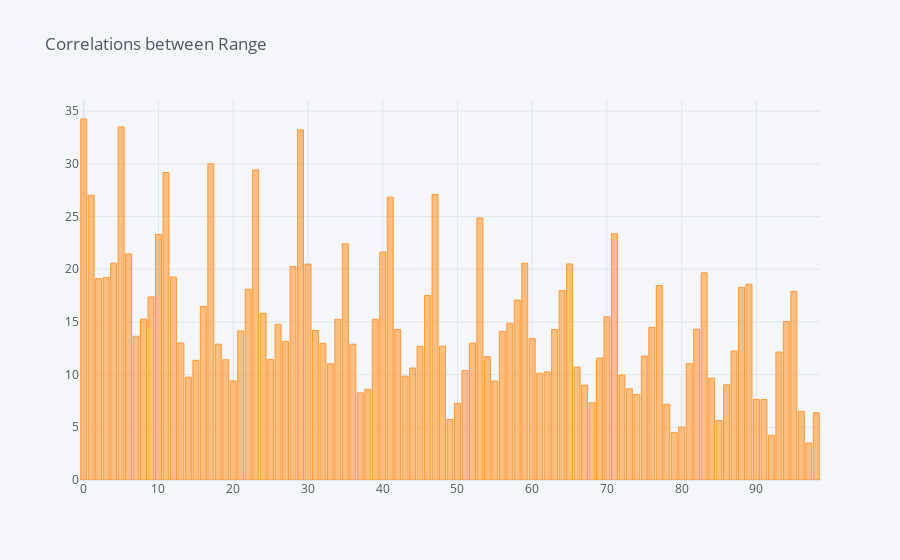

Source (notebook cell):
### Code cell
numberofBackCorrelations = 100

correlationsValue = []

for i in range(1,numberofBackCorrelations):
    correlationsValue.append(cluster.Range.corr(cluster.Range.shift(i)) * 100)
    #print(correlationsValue[i-1])

correlationsValue = pd.DataFrame(correlationsValue)
correlationsValue.iplot(kind='bar', color="orange", title="Correlations between Range")

### Figure 1 — Plotly figure (JSON) as saved in the notebook; plotly's stock layout.template omitted (floating-point values rounded to 4 significant figures)
{"data": [{"marker": {"color": "rgba(255, 153, 51, 0.6)", "line": {"color": "rgba(255, 153, 51, 1.0)", "width": 1}}, "name": "0", "orientation": "v", "text": "", "type": "bar", "x": [0, 1, 2, 3, 4, 5, 6, 7, 8, 9, 10, 11, 12, 13, 14, 15, 16, 17, 18, 19, 20, 21, 22, 23, 24, 25, 26, 27, 28, 29, 30, 31, 32, 33, 34, 35, 36, 37, 38, 39, 40, 41, 42, 43, 44, 45, 46, 47, 48, 49, 50, 51, 52, 53, 54, 55, 56, 57, 58, 59, 60, 61, 62, 63, 64, 65, 66, 67, 68, 69, 70, 71, 72, 73, 74, 75, 76, 77, 78, 79, 80, 81, 82, 83, 84, 85, 86, 87, 88, 89, 90, 91, 92, 93, 94, 95, 96, 97, 98], "y": [34.24, 27.01, 19.09, 19.21, 20.57, 33.49, 21.45, 13.64, 15.27, 17.36, 23.29, 29.17, 19.26, 13.0, 9.756, 11.35, 16.45, 29.99, 12.88, 11.4, 9.398, 14.14, 18.1, 29.41, 15.81, 11.43, 14.77, 13.14, 20.24, 33.21, 20.48, 14.18, 12.97, 11.02, 15.25, 22.4, 12.88, 8.265, 8.601, 15.25, 21.63, 26.83, 14.28, 9.855, 10.62, 12.68, 17.5, 27.08, 12.69, 5.738, 7.263, 10.38, 12.98, 24.85, 11.71, 9.385, 14.08, 14.87, 17.07, 20.57, 13.41, 10.12, 10.26, 14.27, 17.96, 20.5, 10.7, 9.0, 7.338, 11.56, 15.48, 23.37, 9.953, 8.651, 8.103, 11.76, 14.47, 18.44, 7.196, 4.49, 5.021, 11.04, 14.31, 19.66, 9.66, 5.641, 9.028, 12.24, 18.29, 18.56, 7.644, 7.634, 4.24, 12.14, 15.03, 17.88, 6.509, 3.509, 6.378]}], "layout": {"legend": {"bgcolor": "#F5F6F9", "font": {"color": "#4D5663"}}, "paper_bgcolor": "#F5F6F9", "plot_bgcolor": "#F5F6F9", "title": {"font": {"color": "#4D5663"}, "text": "Correlations between Range"}, "xaxis": {"gridcolor": "#E1E5ED", "showgrid": true, "tickfont": {"color": "#4D5663"}, "title": {"font": {"color": "#4D5663"}, "text": ""}, "zerolinecolor": "#E1E5ED"}, "yaxis": {"gridcolor": "#E1E5ED", "showgrid": true, "tickfont": {"color": "#4D5663"}, "title": {"font": {"color": "#4D5663"}, "text": ""}, "zerolinecolor": "#E1E5ED"}}}
